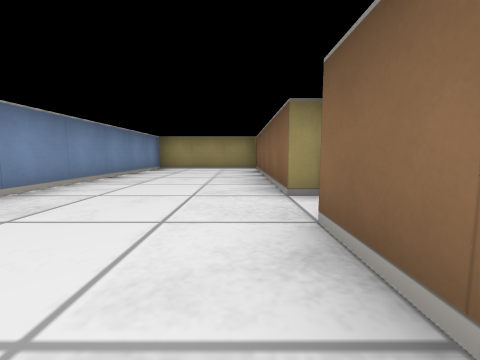
[1] (above)

12 first-person views from a walk through a cub3D maze. The camera is about half as high as the walls, tilts 6° down and sees 90° across. The floor is counted in squares. Each view is taken from the middle of a square. On the plan, view 1 faces up. The plan holds only what a view shows up to about 9 squares ahead; the rest is blank.

[2]
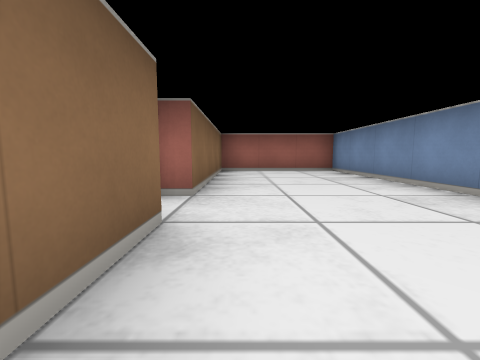

[3]
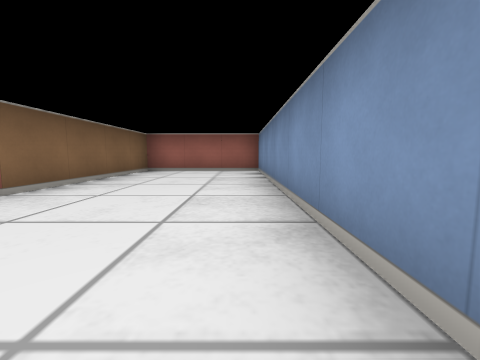

[4]
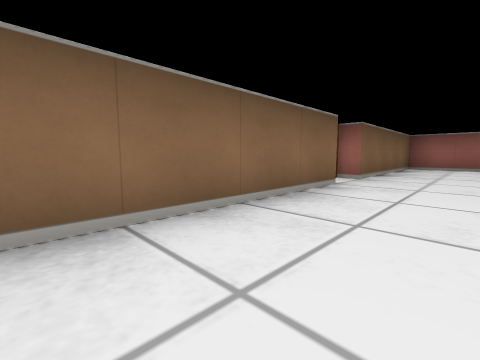

[5]
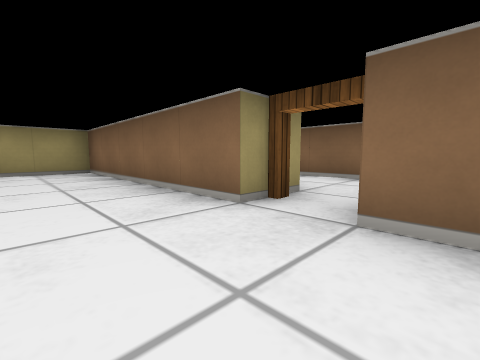

[6]
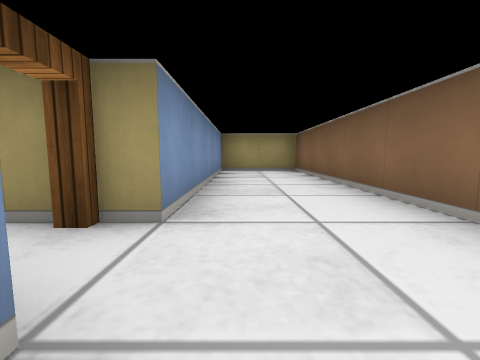

[7]
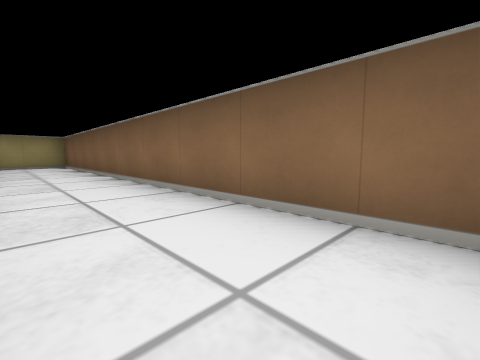

[8]
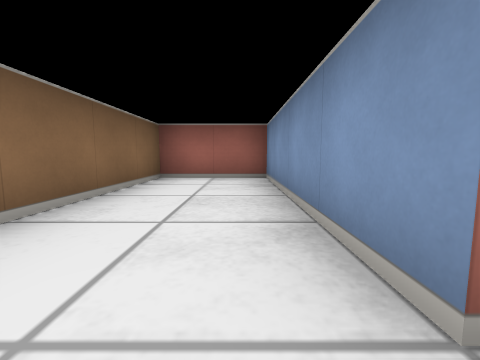

[9]
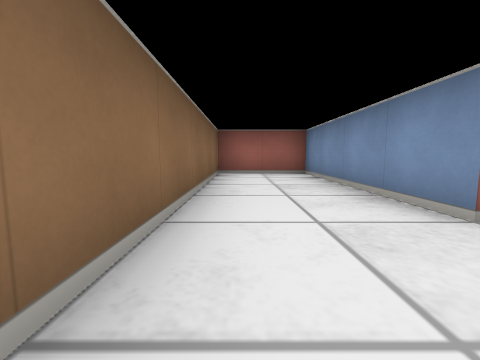

[10]
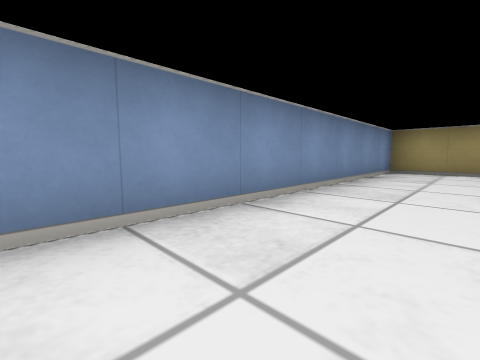

[11]
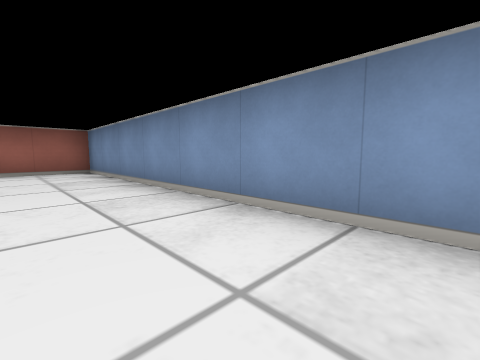

[12]
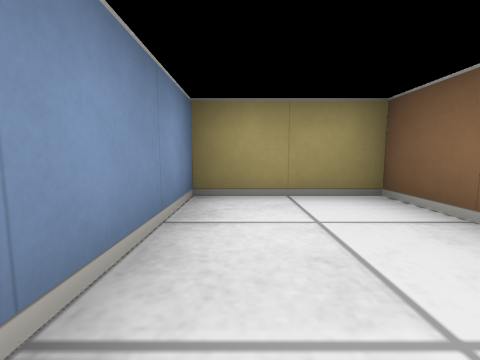

### Floor plan
Points are (right, up) in squares from view 1. A wall is a line through its corners. A room is listed if a view was taken in it or the views show most of it. See-through windows are left out.
Room 1 (views 1, 2, 3, 4, 5, 10, 11)
walls: (0.5, 2.5) (0.5, 7.5) (-2.5, 7.5) (-2.5, -2.5) (0.5, -2.5) (0.5, 1.5)
ways out: open door at (1, 2) to room 2
Room 2 (views 6, 7, 8, 9, 12)
walls: (1.5, 1.5) (1.5, -2.5) (3.5, -2.5) (3.5, 7.5) (1.5, 7.5) (1.5, 2.5)
ways out: open door at (1, 2) to room 1

Where each view was taken, in squares from view 1:
view 1: 0 up, 0 right, facing up
view 2: 4 up, 0 right, facing down
view 3: 4 up, 2 left, facing down
view 4: 6 up, 1 left, facing down-right
view 5: 1 up, 1 left, facing up-right
view 6: 1 up, 2 right, facing up
view 7: 2 down, 2 right, facing up-right
view 8: 2 up, 2 right, facing down
view 9: 3 up, 3 right, facing down
view 10: 1 up, 1 left, facing up-left
view 11: 4 up, 1 left, facing down-left
view 12: 5 up, 2 right, facing up
